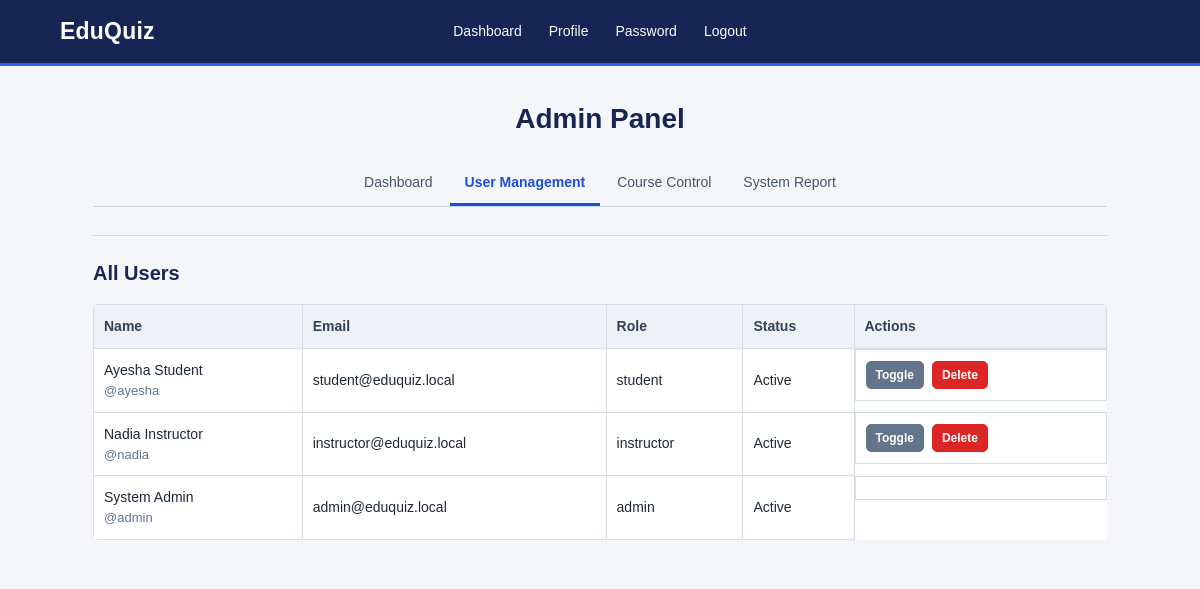
Page /Admin/View/Admin.php?action=users (signed in) on the committed database.
### tables this page shows
CREATE TABLE users (
 id INT AUTO_INCREMENT PRIMARY KEY,
 name VARCHAR(100) NOT NULL,
 username VARCHAR(50) NOT NULL UNIQUE,
 email VARCHAR(120) NOT NULL UNIQUE,
 password VARCHAR(255) NOT NULL,
 phone VARCHAR(30) DEFAULT '',
 department VARCHAR(100) DEFAULT '',
 role ENUM('student','instructor','admin') NOT NULL,
 is_active TINYINT(1) NOT NULL DEFAULT 1,
 created_at TIMESTAMP DEFAULT CURRENT_TIMESTAMP
);

### Admin/View/Admin.php (the view, shortened to what this page needs)
<?php
$database=new DatabaseConnection();
$connection=$database->OpenCon();
$action=$_GET["action"] ?? "dashboard";
$id=(int)$_SESSION["user_id"];
?>
<!doctype html>
<html>
<head>
    <link rel="stylesheet" href="../../css/style.css">
</head>
<body>
<header>
    <a class="brand" href="../MainPage.php">EduQuiz</a>
    <nav>
        <a href="../MainPage.php">Dashboard</a>
        <a href="Profile.php">Profile</a>
        <a href="Password.php">Password</a>
        <a href="../Control/logout.php">Logout</a>
    </nav>
</header>
<main class="container">
    <div class="page-title"><h1>Admin Panel</h1></div>
    <div class="tabs">
        <a <?php if($action=="dashboard") echo 'class="active"'; ?> href="Admin.php?action=dashboard">Dashboard</a>
        <a <?php if($action=="users") echo 'class="active"'; ?> href="Admin.php?action=users">User Management</a>
        <a <?php if($action=="courses") echo 'class="active"'; ?> href="Admin.php?action=courses">Course Control</a>
        <a <?php if($action=="reports") echo 'class="active"'; ?> href="Admin.php?action=reports">System Report</a>
    </div>
    <?php
    if($action=="dashboard")
    {
        $users=$connection->query("SELECT COUNT(*) AS total FROM users")->fetch_assoc();
        $courses=$connection->query("SELECT COUNT(*) AS total FROM courses")->fetch_assoc();
        $attempts=$connection->query("SELECT COUNT(*) AS total FROM attempts")->fetch_assoc();
    ?>
        <p class="welcome">Welcome, <b><?php echo htmlspecialchars($_SESSION["name"]); ?></b></p>
        <table class="summary-table">
            <tr><th>Users</th><td><?php echo $users["total"]; ?></td></tr>
            <tr><th>Courses</th><td><?php echo $courses["total"]; ?></td></tr>
            <tr><th>Quiz Attempts</th><td><?php echo $attempts["total"]; ?></td></tr>
        </table>
    <?php
    }
    else if($action=="users")
    {
        $result=$connection->query("SELECT * FROM users ORDER BY id DESC");
    ?>
        <section class="content-section">
            <h2>All Users</h2>
            <div class="table-wrap">
                <table>
                    <tr><th>Name</th><th>Email</th><th>Role</th><th>Status</th><th>Actions</th></tr>
                    <?php while($user=$result->fetch_assoc()){ ?>
                    <tr>
                        <td><?php echo htmlspecialchars($user["name"]); ?><div class="muted">@<?php echo htmlspecialchars($user["username"]); ?></div></td>
                        <td><?php echo htmlspecialchars($user["email"]); ?></td>
                        <td><?php echo htmlspecialchars($user["role"]); ?></td>
                        <td><?php if($user["is_active"]==1) echo "Active"; else echo "Inactive"; ?></td>
                        <td class="inline">
                            <?php if($user["id"]!=$id){ ?>
                            <form method="post" action="../Control/AdminControl.php">
                                <button class="btn secondary small" type="submit">Toggle</button>
                            </form>
                            <form method="post" action="../Control/AdminControl.php" onsubmit="return confirm('Delete user?')">
                                <button class="btn danger small" type="submit">Delete</button>
                            </form>
                            <?php } ?>
                        </td>
                    </tr>
                    <?php } ?>
                </table>
            </div>
        </section>
    <?php
    }
     ?>
</main>
</body>
</html>

### css/style.css (style rules this page uses)
* { box-sizing:border-box; }
body { margin:0; font-family:Arial,Helvetica,sans-serif; background:#f4f6f9; color:#1f2937; line-height:1.5; }
header { min-height:66px; background:#172554; color:white; display:grid; grid-template-columns:1fr auto 1fr; align-items:center; padding:0 5%; border-bottom:3px solid #2563eb; }
.brand { justify-self:start; font-size:23px; font-weight:700; color:white; text-decoration:none; letter-spacing:.2px; }
nav { justify-self:center; display:flex; align-items:center; justify-content:center; gap:5px; flex-wrap:wrap; }
nav a { color:#f8fafc; text-decoration:none; font-size:14px; padding:8px 11px; border-radius:4px; transition:.2s; }
.container { max-width:1050px; margin:32px auto; padding:0 18px; }
.page-title { text-align:center; margin-bottom:22px; }
h1 { font-size:28px; margin:0 0 20px; text-align:center; color:#172554; }
h2 { font-size:20px; margin:0 0 16px; color:#172554; }
.content-section { margin:0 0 30px; padding:22px 0; border-top:1px solid #d6dce5; }
.tabs { display:flex; justify-content:center; gap:2px; flex-wrap:wrap; margin:0 0 28px; border-bottom:1px solid #cbd5e1; }
.tabs a { padding:10px 15px; text-decoration:none; color:#475569; font-size:14px; border-bottom:3px solid transparent; transition:.2s; }
.tabs a.active { color:#1d4ed8; border-bottom-color:#1d4ed8; font-weight:700; }
form { margin:0; }
.btn { display:inline-block; border:1px solid #1d4ed8; border-radius:5px; background:#1d4ed8; color:white; padding:9px 15px; text-decoration:none; cursor:pointer; font-weight:600; font-size:14px; transition:background .2s,border-color .2s,transform .1s; }
.btn.secondary { background:#64748b; border-color:#64748b; }
.btn.danger { background:#dc2626; border-color:#dc2626; }
.btn.small { padding:6px 9px; font-size:12px; }
table { width:100%; border-collapse:collapse; background:white; }
th, td { padding:11px 10px; border:1px solid #d7dde6; text-align:left; font-size:14px; }
th { background:#eef2f7; color:#334155; font-weight:700; }
.table-wrap { overflow-x:auto; border-radius:5px; }
.muted { color:#64748b; font-size:13px; }
.inline { display:flex; gap:8px; align-items:center; flex-wrap:wrap; }
.inline form { display:inline; }

### rows in the picture
users: name "Ayesha Student", username "ayesha", email "student@eduquiz.local", role "student", is_active "Active"
users: name "Nadia Instructor", username "nadia", email "instructor@eduquiz.local", role "instructor", is_active "Active"
users: name "System Admin", username "admin", email "admin@eduquiz.local", role "admin", is_active "Active"
